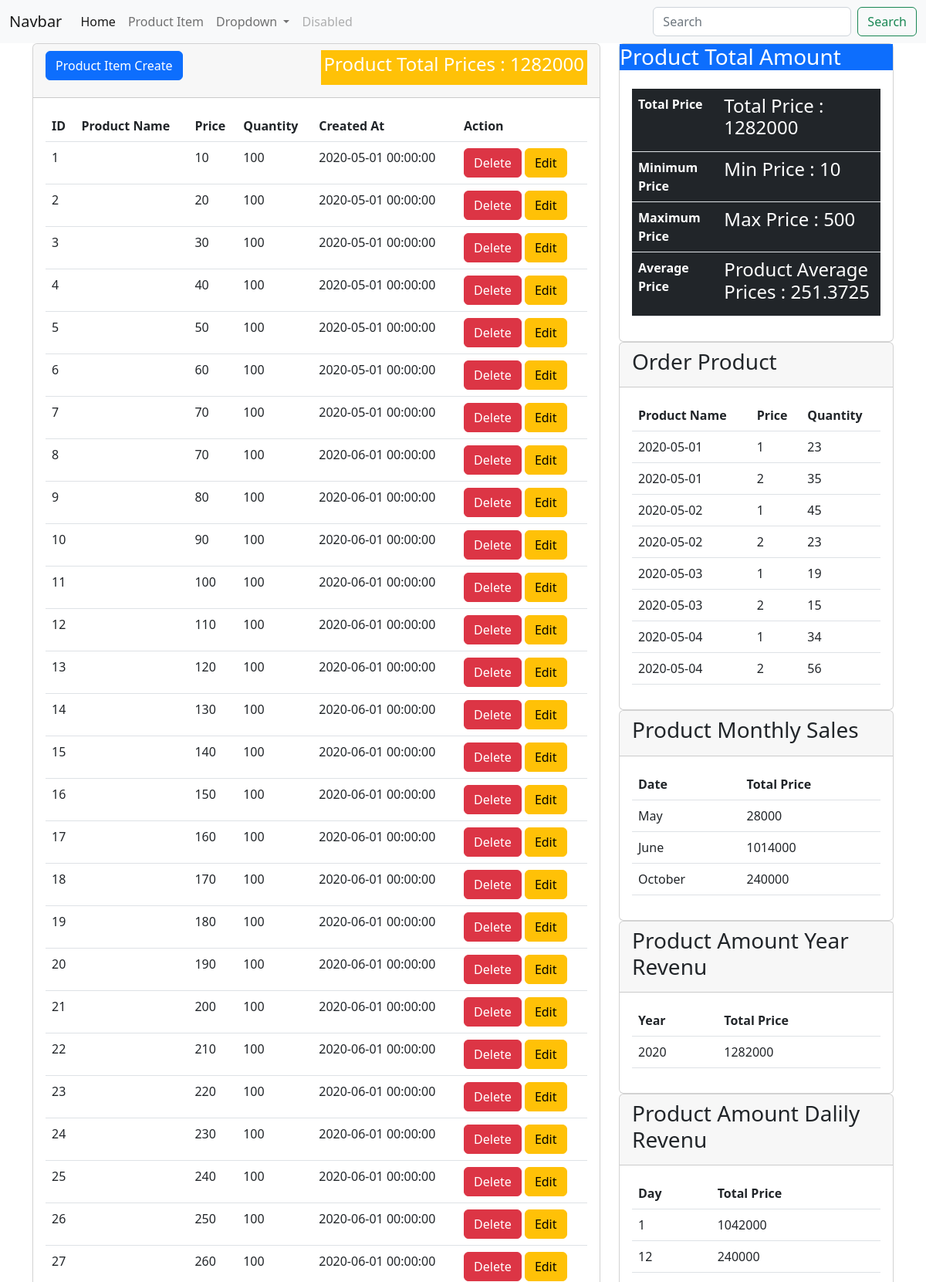
/item_index.php (upper part), run on the app's committed database.
### tables this page shows
create table products(id int, product_name varchar(20), price int,quantity int, created_at DATETIME, updated_at DATETIME);

create table orders(order_date date,product_id int,quantity int);

### _classes/Libs/Database/ChapterOneTable.php (called while the page is built, shortened)
<?php
class ChapterOneTable
{
 private $db = null;
 public function __construct(MySQL $db)
 {
  $this->db = $db;
 }
 public function getItems()
 {
  try {
   $query = "SELECT * FROM products";
   $statement = $this->db->connect()->prepare($query);
   $statement->execute();
   $items = $statement->fetchAll();
   return $items;
  } catch (PDOException $e) {
   echo "Select Error: " . $e->getMessage();
  }
 }
 public function getTotalPrice()
 {
  try {
   $query = "SELECT SUM(price * quantity ) AS total_price FROM products";
   $statement = $this->db->connect()->prepare($query);
   $statement->execute();
   $total_price = $statement->fetch();
   return $total_price;
  } catch (PDOException $e) {
   echo "Select Error: " . $e->getMessage();
  }
 }
 public function getAveragePrice()
 {
  try {
   $query = "SELECT AVG(price) AS average_price FROM products";
   $statement = $this->db->connect()->prepare($query);
   $statement->execute();
   $average_price = $statement->fetch();
   return $average_price;
  } catch (PDOException $e) {
   echo "Select Error: " . $e->getMessage();
  }
 }
 public function getMinimumPrice()
 {
  try {
   $query = "SELECT MIN(price) AS minimum_price FROM products";
   $statement = $this->db->connect()->prepare($query);
   $statement->execute();
   $minimum_price = $statement->fetch();
   return $minimum_price;
  } catch (PDOException $e) {
   echo "Select Error: " . $e->getMessage();
  }
 }
 public function getMaximumPrice()
 {
  try {
   $query = "SELECT MAX(price) AS maximum_price FROM products";
   $statement = $this->db->connect()->prepare($query);
   $statement->execute();
   $maximum_price = $statement->fetch();
   return $maximum_price;
  } catch (PDOException $e) {
   echo "Select Error: " . $e->getMessage();
  }
 }
 public function getMonthSales()
 {
  try {
   $query = "SELECT MONTHNAME(created_at) AS month, SUM(price * quantity) AS total_price FROM products GROUP BY MONTH(created_at)";
   $statement = $this->db->connect()->prepare($query);
   $statement->execute();
   $month_sales = $statement->fetchAll();
   return $month_sales;
  } catch (PDOException $e) {
   echo "Select Error: " . $e->getMessage();
  }
 }
 public function getYearSales()
 {
  try {
   $query = "SELECT YEAR(created_at) AS year, SUM(price * quantity) AS total_price FROM products GROUP BY YEAR(created_at)";
   $statement = $this->db->connect()->prepare($query);
   $statement->execute();
   $year_sales = $statement->fetchAll();
   return $year_sales;
  } catch (PDOException $e) {
   echo "Select Error: " . $e->getMessage();
  }
 }
 public function getDailySales()
 {
  try {
   $query = "SELECT DAY(created_at) AS day, SUM(price * quantity) AS total_price FROM products GROUP BY DAY(created_at)";
   $statement = $this->db->connect()->prepare($query);
   $statement->execute();
   $daily_sales = $statement->fetchAll();
   return $daily_sales;
  } catch (PDOException $e) {
   echo "Select Error: " . $e->getMessage();
  }
 }
}

### _classes/Libs/Database/MySQL.php (called while the page is built, shortened)
<?php
class MySQL
{
 private $dbhost;
 private $dbuser;
 private $dbname;
 private $dbpass;
 public function __construct(
  $dbhost = "localhost",
  $dbuser = "root",
  $dbname = "project",
  $dbpass = "",)
 {
  $this->dbhost = $dbhost;
  $this->dbuser = $dbuser;
  $this->dbname = $dbname;
  $this->dbpass = $dbpass;
 }
 public function connect()
 {
  try {
   $this->db = new PDO("mysql:host=$this->dbhost;dbname=$this->dbname", $this->dbuser, $this->dbpass,
   [
					PDO::ATTR_ERRMODE => PDO::ERRMODE_EXCEPTION,
					PDO::ATTR_DEFAULT_FETCH_MODE => PDO::FETCH_OBJ,
				]
   );
   return $this->db;
  } catch (PDOException $e) {
   echo "Connection Error: " . $e->getMessage();
  }
 }
}

### _classes/Libs/Database/OrderTable.php (called while the page is built, shortened)
<?php
class OrderTable
{
 private $db = null;
 public function __construct(MySQL $db)
 {
     $this->db = $db;
 }
 public function getOrders()
 {
     try {
         $query = "SELECT * FROM orders";
         $statement = $this->db->connect()->prepare($query);
         $statement->execute();
         $orders = $statement->fetchAll();
         return $orders;
     } catch (PDOException $e) {
         echo "Select Error: " . $e->getMessage();
     }
 }
}

### item_index.php (the view, shortened to what this page needs)
<?php
 $item_data = new ChapterOneTable(new MySQL());
include("layouts/head.php")
?>
<?php
include("layouts/navbar.php")
?>
<body>
 <div class="container">
  <div class="row">
   <div class="col-lg-8">
    <div class="card">
     <div class="card-header">
      <h3><button type="button" class="btn btn-primary" data-bs-toggle="modal" data-bs-target="#exampleModal">
        Product Item Create
       </button>
       <span style="float:right;">
        <div class="p-1 mb-2 bg-warning text-white"><?php
        $total_prices = $item_data->getTotalPrice();
        echo "<h4> Product Total Prices : " . $total_prices->total_price . "</h4>";
        ?>
        </div>
       </span>
      </h3>
     </div>
     <div class="card-body">
      <table class="table table-responsive">
       <thead>
        <tr>
         <th>ID</th>
         <th>Product Name</th>
         <th> Price</th>
         <th> Quantity</th>
         <th>Created At</th>
         <th>Action</th>
        </tr>
       </thead>
       <tbody>
        <tr>
         <?php
         $item_data->getItems();
         foreach ($item_data->getItems() as $item) {
             ?>
         <td><?php echo $item->id; ?></td>
         <td><?php echo $item->item_name; ?></td>
         <td><?php echo $item->price; ?></td>
         <td><?php echo $item->quantity; ?></td>
         <td><?php echo $item->created_at; ?></td>
         <td>
          <a href="_actions/item_delete.php?id=<?php echo $item->id; ?>" class="btn btn-danger">Delete</a>
          <a href="item_edit.php?id=<?php echo $item->id; ?>" class="btn btn-warning">Edit</a>
         </td>
        </tr>
        <?php
         }
         ?>
       </tbody>
      </table>
     </div>
    </div>
   </div>
   <div class="col-lg-4">
    <div class="card">
     <div class="header">
      <h3 class="bg-primary text-white">Product Total Amount</h3>
     </div>
     <div class="card-body">
      <table class="table table-responsive bg-dark text-white">
       <tr>
        <th>Total Price</th>
        <td><?php
         $total_prices = $item_data->getTotalPrice();
         echo "<h4> Total Price : " . $total_prices->total_price . "</h4>";
         ?></td>
       </tr>
       <tr>
        <th>Minimum Price</th>
        <td>
         <?php
        $min_price = $item_data->getMinimumPrice();
        echo "<h4> Min Price : " . $min_price->minimum_price . "</h4>";
        ?>
        </td>
       <tr>
        <th>Maximum Price</th>
        <td>
         <?php
         $max_price = $item_data->getMaximumPrice();
         echo "<h4> Max Price : " . $max_price->maximum_price . "</h4>";
         ?>
        </td>
       </tr>
       <tr>
        <th>Average Price</th>
        <td>
         <?php
         $averages = $item_data->getAveragePrice();
         echo "<h4> Product Average Prices : " . $averages->average_price . "</h4>";
         ?>
        </td>
       </tr>
      </table>
     </div>
    </div>
    <div class="card">
     <div class="card-header">
      <h3>Order Product </h3>
     </div>
     <div class="card-body">
      <table class="table">
       <thead>
        <tr>
         <th>Product Name</th>
         <th>Price</th>
         <th>Quantity</th>
        </tr>
       </thead>
       <tbody>
        <?php
          $order_data = new OrderTable(new MySQL());
          $order_data->getOrders();
          foreach ($order_data->getOrders() as $order) {
            ?>
        <tr>
         <td><?php echo $order->order_date; ?></td>
         <td><?php echo $order->product_id; ?></td>
         <td><?php echo $order->quantity; ?></td>
        </tr>
        <?php
          }
          ?>
       </tbody>
      </table>
     </div>
    </div>
    <div class="card">
     <div class="card-header">
      <h3>Product Monthly Sales</h3>
     </div>
     <div class="card-body">
      <table class="table">
       <thead>
        <tr>
         <th>Date</th>
         <th>Total Price</th>
        </tr>
       </thead>
       <tbody>
        <?php
        $get_month_sales = $item_data->getMonthSales();
        foreach ($get_month_sales as $month_sales) {
          ?>
        <tr>
         <td><?php echo $month_sales->month; ?></td>
         <td><?php echo $month_sales->total_price; ?></td>
        </tr>
        <?php
        }
        ?>
       </tbody>
      </table>
     </div>
    </div>
    <div class="card">
     <div class="card-header">
      <h3>Product Amount Year Revenu</h3>
     </div>
     <div class="card-body">
      <table class="table">
       <thead>
        <th>
         Year
        </th>
        <th>
         Total Price
        </th>
       </thead>
       <tbody>
        <?php
              $get_year_sales = $item_data->getYearSales();
              foreach ($get_year_sales as $year_sales) {
                ?>
        <tr>
         <td><?php echo $year_sales->year; ?></td>
         <td><?php echo $year_sales->total_price; ?></td>
         <?php
              }
              ?>
        </tr>
       </tbody>
      </table>
     </div>
    </div>
    <div class="card">
     <div class="card-header">
      <h3>Product Amount Dalily Revenu</h3>
     </div>
     <div class="card-body">
      <table class="table">
       <thead>
        <th>
         Day
        </th>
        <th>
         Total Price
        </th>
       </thead>
       <tbody>
        <?php
              $get_day_sales = $item_data->getDailySales();
              foreach ($get_day_sales as $day_sales) {
                ?>
        <tr>
         <td><?php echo $day_sales->day; ?></td>
         <td><?php echo $day_sales->total_price; ?></td>
         <?php
              }
              ?>
        </tr>
       </tbody>
      </table>
     </div>
    </div>
   </div>
  </div>
 </div>
 <?php
include("layouts/footer.php")
?>

### layouts/head.php (shortened to what this page needs)
<!doctype html>
<html lang="en">
<head>
 <link href="https://cdn.jsdelivr.net/npm/bootstrap@5.2.0-beta1/dist/css/bootstrap.min.css" rel="stylesheet"
>
</head>

### layouts/navbar.php (shortened to what this page needs)
<nav class="navbar navbar-expand-lg bg-light">
 <div class="container-fluid">
  <a class="navbar-brand" href="#">Navbar</a>
  <div class="collapse navbar-collapse" id="navbarSupportedContent">
   <ul class="navbar-nav me-auto mb-2 mb-lg-0">
    <li class="nav-item">
     <a class="nav-link active" aria-current="page" href="#">Home</a>
    </li>
    <li class="nav-item">
     <a class="nav-link" href="item_index.php">Product Item</a>
    </li>
    <li class="nav-item dropdown">
     <a class="nav-link dropdown-toggle" href="#" id="navbarDropdown" role="button" data-bs-toggle="dropdown"
      aria-expanded="false">
      Dropdown
     </a>
    </li>
    <li class="nav-item">
     <a class="nav-link disabled">Disabled</a>
    </li>
   </ul>
   <form class="d-flex" role="search" action="../item_search.php" method="POST">
    <input class="form-control me-2" type="search" placeholder="Search" aria-label="Search" name="search_item">
    <input class="btn btn-outline-success" type="submit" value="Search">
   </form>
  </div>
 </div>
</nav>

### layouts/footer.php (shortened to what this page needs)
</body>
</html>

### data on the page
products: id "1", price "10", quantity "100", created_at "2020-05-01 00:00:00"
products: id "2", price "20", quantity "100", created_at "2020-05-01 00:00:00"
products: id "3", price "30", quantity "100", created_at "2020-05-01 00:00:00"
products: id "4", price "40", quantity "100", created_at "2020-05-01 00:00:00"
products: id "5", price "50", quantity "100", created_at "2020-05-01 00:00:00"
products: id "6", price "60", quantity "100", created_at "2020-05-01 00:00:00"
products: id "7", price "70", quantity "100", created_at "2020-05-01 00:00:00"
products: id "8", price "70", quantity "100", created_at "2020-06-01 00:00:00"
products: id "9", price "80", quantity "100", created_at "2020-06-01 00:00:00"
products: id "10", price "90", quantity "100", created_at "2020-06-01 00:00:00"
products: id "11", price "100", quantity "100", created_at "2020-06-01 00:00:00"
products: id "12", price "110", quantity "100", created_at "2020-06-01 00:00:00"
products: id "13", price "120", quantity "100", created_at "2020-06-01 00:00:00"
products: id "14", price "130", quantity "100", created_at "2020-06-01 00:00:00"
products: id "15", price "140", quantity "100", created_at "2020-06-01 00:00:00"
products: id "16", price "150", quantity "100", created_at "2020-06-01 00:00:00"
products: id "17", price "160", quantity "100", created_at "2020-06-01 00:00:00"
products: id "18", price "170", quantity "100", created_at "2020-06-01 00:00:00"
products: id "19", price "180", quantity "100", created_at "2020-06-01 00:00:00"
products: id "20", price "190", quantity "100", created_at "2020-06-01 00:00:00"
products: id "21", price "200", quantity "100", created_at "2020-06-01 00:00:00"
products: id "22", price "210", quantity "100", created_at "2020-06-01 00:00:00"
products: id "23", price "220", quantity "100", created_at "2020-06-01 00:00:00"
products: id "24", price "230", quantity "100", created_at "2020-06-01 00:00:00"
products: id "25", price "240", quantity "100", created_at "2020-06-01 00:00:00"
products: id "26", price "250", quantity "100", created_at "2020-06-01 00:00:00"
products: id "27", price "260", quantity "100", created_at "2020-06-01 00:00:00"
orders: order_date "2020-05-01", product "1", quantity "23"
orders: order_date "2020-05-01", product "2", quantity "35"
orders: order_date "2020-05-02", product "1", quantity "45"
orders: order_date "2020-05-02", product "2", quantity "23"
orders: order_date "2020-05-03", product "1", quantity "19"
orders: order_date "2020-05-03", product "2", quantity "15"
orders: order_date "2020-05-04", product "1", quantity "34"
orders: order_date "2020-05-04", product "2", quantity "56"

### other printed values
$total_prices->total_price "1282000"
$min_price->minimum_price "10"
$max_price->maximum_price "500"
$averages->average_price "251.3725"
$month_sales->month "May"
$month_sales->total_price "28000"
$month_sales->month "June"
$month_sales->total_price "1014000"
$month_sales->month "October"
$month_sales->total_price "240000"
$year_sales->year "2020"
$year_sales->total_price "1282000"
$day_sales->day "1"
$day_sales->total_price "1042000"
$day_sales->day "12"
